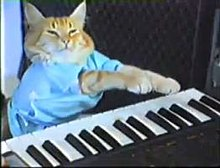
#> input picture images/Keyboard_cat.jpg, 220 x 168 px, found by its file name
$ jupyter execute 'Activity 5. Line and Circle Detection.ipynb'
#> lines starting #> are read from the running program, lines starting #| are printed output that depends on the picture; after the words box and inside, x2 and y2 are one past the last pixel; in counts of white or black regions, pixels touching at a corner belong together
Technological Institute of the Philippines | Quezon City - Computer Engineering
--- | ---
Course Code: | CPE 018
Code Title: | Emerging Technologies in CpE 1 - Fundamentals of Computer Vision
1st Semester | AY 2023-2024
<hr> | <hr>
<u>**ACTIVITY NO.** | **Line And Circle Detection**
**Name** | Labbao, Benedick
**Section** | CPE32S8
**Date Performed**: | February 20, 2024
**Date Submitted**: | February 20, 2024
**Instructor**: | Dr. Jonathan V. Taylar / Engr. Verlyn V. Nojor / Engr. Roman M. Richard

<hr>

## 1. Objectives

This activity aims to introduce students to openCV's APIs for Hough Transform.

## 2. Intended Learning Outcomes (ILOs)
After this activity, the students should be able to:
* Utilize openCV for circle and line detection.
* Analyze the use of hough Line and Circle function for finding objects in an image.

## 3. Procedures and Outputs

Detecting edges and contours are not only common and important tasks, they also constitute the basis for other complex operations. Lines and shape detection go hand in hand with edge and contour detection, so let's examine how OpenCV implements these.

### Line Detection

The theory behind lines and shape detection has its foundation in a technique called the Hough transform, invented by Richard Duda and Peter Hart, who extended (generalized) the work done by Paul Hough in the early 1960s.

Let's take a look at OpenCV's API for the Hough transforms.

[cell 1]
# Image source: https://en.wikipedia.org/wiki/Keyboard_Cat

from google.colab.patches import cv2_imshow
import cv2
import numpy as np

img = cv2.imread('/content/Keyboard_cat.jpg')
#> img is the input picture: shape (168, 220, 3); mean B, G, R 119.6, 109.5, 95.4
gray = cv2.cvtColor(img,cv2.COLOR_BGR2GRAY)
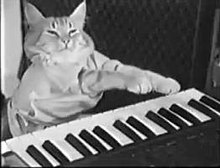
#> gray: shape (168, 220); min 0, max 255, mean 106.4
edges = cv2.Canny(gray,50,120)
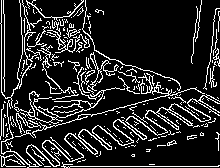
#> edges: shape (168, 220); 15.1% white in thin lines or dots
minLineLength = 20
maxLineGap = 5
lines = cv2.HoughLinesP(edges,1,np.pi/180,100,minLineLength,
        maxLineGap)
#> lines = [[70, 166, 218, 166], [1, 135, 1, 109], [120, 107, 137, 103], [72, 120, 77, 119], [1, 92, 1, 24], [32, 132, 39, 130], [91, 115, 99, 113], [78, 119, 87, 116]]
for x1,y1,x2,y2 in lines[0]:
  cv2.line(img,(x1,y1),(x2,y2),(0,255,0),2)
#> this loop made 1 pass
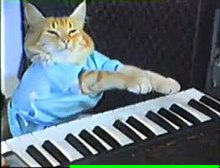
#> img: shape (168, 220, 3); 1.21% of pixels changed, all inside (x1, y1, x2, y2) = (69, 165, 220, 168)

cv2_imshow(edges)
cv2_imshow(img)

The crucial point of this simple script —aside from the HoughLines function call— is the setting of minimum line length (shorter lines will be discarded) and the maximum line gap, which is the maximum size of a gap in a line before the two segments start being considered as separate lines.

Also note that the HoughLines function takes a single channel binary image, processed through the Canny edge detection filter. Canny is not a strict requirement, however; an image that's been denoised and only represents edges, is the ideal source for a Hough transform, so you will find this to be a common practice.

The parameters of HoughLinesP are as follows:
- The image we want to process.
- The geometrical representations of the lines, rho and theta, which are usually 1 and np.pi/180.
- The threshold, which represents the threshold below which a line is discarded. The Hough transform works with a system of bins and votes, with each bin representing a line, so any line with a minimum of the <threshold> votes is retained, the rest discarded.
- MinLineLength and MaxLineGap, which we mentioned previously

**Questions:**

1. Which line of code is responsible for setting the minimum line length?
2. What is the mathematical formula for Hough transform and explain how it finds lines.

### Circle Detection

OpenCV also has a function for detecting circles, called HoughCircles. It works in a very similar fashion to HoughLines, but where minLineLength and maxLineGap were the parameters to discard or retain lines, HoughCircles has a minimum distance between circles' centers, minimum, and maximum radius of the circles. Here's the obligatory example:

Before going into the sample code, check first: **What is the HoughCircles function and what are its parameters?**

[cell 2]
import cv2
import numpy as np

# Our testing value
n = 5

planets = cv2.imread('/content/planets.jpg')
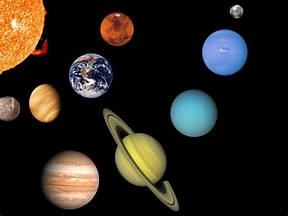
#> input picture images/planets.jpg, 288 x 216 px, found by its file name
#> planets is the input picture: shape (216, 288, 3); mean B, G, R 27.8, 34.4, 39.7
gray_img = cv2.cvtColor(planets, cv2.COLOR_BGR2GRAY)
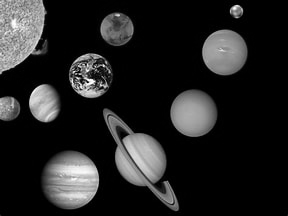
#> gray_img: shape (216, 288); min 0, max 255, mean 35.2
img = cv2.medianBlur(gray_img, n) # We will change this value passed as parameter and observe results
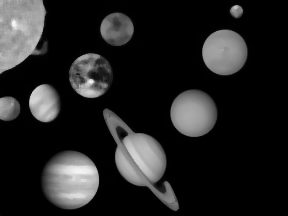
#> img: shape (216, 288); min 0, max 245, mean 34.8
cimg = cv2.cvtColor(img,cv2.COLOR_GRAY2BGR)
circles = cv2.HoughCircles(img,cv2.HOUGH_GRADIENT,1,120,
                            param1=100,param2=30,minRadius=0,
                                maxRadius=0)
#> circles = [[224.5, 52.5, 22.4], [70.5, 180.5, 29.2]]
circles = np.uint16(np.around(circles))
#> circles = [[224, 52, 22], [70, 180, 29]]

for i in circles[0,:]:
  # draw the outer circle
  cv2.circle(planets,(i[0],i[1]),i[2],(0,255,0),2)
  # draw the center of the circle
  cv2.circle(planets,(i[0],i[1]),2,(0,0,255),3)
#> this loop made 2 passes
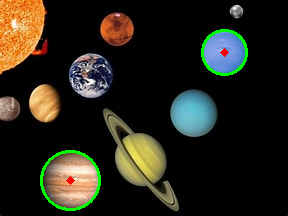
#> planets: shape (216, 288, 3); 1.69% of pixels changed, all inside (x1, y1, x2, y2) = (40, 29, 248, 211)

cv2.imwrite("planets_circles.jpg", planets)
cv2_imshow(planets)

What happens to the code once you run **and the value of n is 5**?

[cell 3]
import cv2
import numpy as np

# Our testing value
n = 9

planets = cv2.imread('/content/planets.jpg')
gray_img = cv2.cvtColor(planets, cv2.COLOR_BGR2GRAY)
img = cv2.medianBlur(gray_img, n) # We will change this value passed as parameter and observe results
cimg = cv2.cvtColor(img,cv2.COLOR_GRAY2BGR)
circles = cv2.HoughCircles(img,cv2.HOUGH_GRADIENT,1,120,
                            param1=100,param2=30,minRadius=0,
                                maxRadius=0)
#> circles = [[224.5, 52.5, 22.2], [90.5, 75.5, 21.3]]
circles = np.uint16(np.around(circles))
#> circles = [[224, 52, 22], [90, 76, 21]]

for i in circles[0,:]:
  # draw the outer circle
  cv2.circle(planets,(i[0],i[1]),i[2],(0,255,0),2)
  # draw the center of the circle
  cv2.circle(planets,(i[0],i[1]),2,(0,0,255),3)
#> this loop made 2 passes
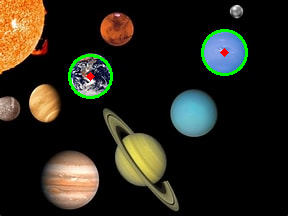
#> planets: shape (216, 288, 3); 1.48% of pixels changed, all inside (x1, y1, x2, y2) = (68, 29, 248, 99)

cv2.imwrite("planets_circles.jpg", planets)
cv2_imshow(planets)

Change the value to 9, **what happens to the image**?

[cell 4]
import cv2
import numpy as np

# Our testing value
n = 15

planets = cv2.imread('/content/planets.jpg')
gray_img = cv2.cvtColor(planets, cv2.COLOR_BGR2GRAY)
img = cv2.medianBlur(gray_img, n) # We will change this value passed as parameter and observe results
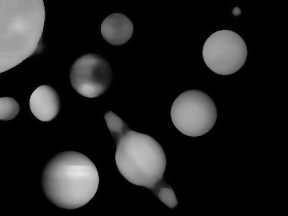
#> img: shape (216, 288); min 0, max 227, mean 32.2
cimg = cv2.cvtColor(img,cv2.COLOR_GRAY2BGR)
circles = cv2.HoughCircles(img,cv2.HOUGH_GRADIENT,1,120,
                            param1=100,param2=30,minRadius=0,
                                maxRadius=0)
#> circles = [[70.5, 179.5, 28.2], [193.5, 113.5, 22.9]]
circles = np.uint16(np.around(circles))
#> circles = [[70, 180, 28], [194, 114, 23]]

for i in circles[0,:]:
  # draw the outer circle
  cv2.circle(planets,(i[0],i[1]),i[2],(0,255,0),2)
  # draw the center of the circle
  cv2.circle(planets,(i[0],i[1]),2,(0,0,255),3)
#> this loop made 2 passes
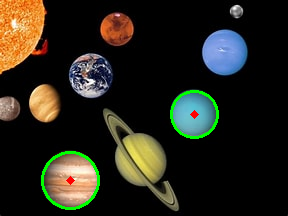
#> planets: shape (216, 288, 3); 1.69% of pixels changed, all inside (x1, y1, x2, y2) = (41, 90, 219, 210)

cv2.imwrite("planets_circles.jpg", planets)
cv2_imshow(planets)
